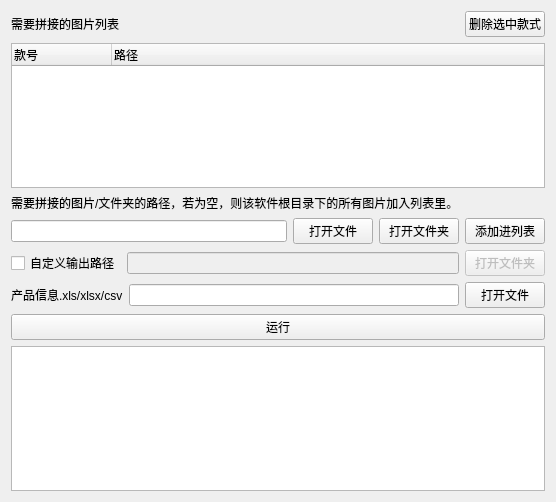
<?xml version="1.0" encoding="UTF-8"?>
<ui version="4.0">
 <class>Form</class>
 <widget class="QWidget" name="Form">
  <property name="geometry">
   <rect>
    <x>0</x>
    <y>0</y>
    <width>556</width>
    <height>502</height>
   </rect>
  </property>
  <property name="windowTitle">
   <string>Form</string>
  </property>
  <layout class="QGridLayout" name="gridLayout">
   <item row="0" column="0">
    <layout class="QVBoxLayout" name="verticalLayout_2">
     <item>
      <layout class="QHBoxLayout" name="horizontalLayout_3">
       <item>
        <widget class="QLabel" name="label_2">
         <property name="text">
          <string>需要拼接的图片列表</string>
         </property>
        </widget>
       </item>
       <item>
        <widget class="QPushButton" name="delete_path_pushButton">
         <property name="sizePolicy">
          <sizepolicy hsizetype="Fixed" vsizetype="Fixed">
           <horstretch>0</horstretch>
           <verstretch>0</verstretch>
          </sizepolicy>
         </property>
         <property name="text">
          <string>删除选中款式</string>
         </property>
        </widget>
       </item>
      </layout>
     </item>
     <item>
      <widget class="QTreeWidget" name="tree">
       <column>
        <property name="text">
         <string>款号</string>
        </property>
       </column>
       <column>
        <property name="text">
         <string>路径</string>
        </property>
       </column>
      </widget>
     </item>
     <item>
      <widget class="QLabel" name="label">
       <property name="text">
        <string>需要拼接的图片/文件夹的路径，若为空，则该软件根目录下的所有图片加入列表里。</string>
       </property>
      </widget>
     </item>
     <item>
      <layout class="QHBoxLayout" name="horizontalLayout">
       <item>
        <widget class="QLineEdit" name="input_path_lineEdit">
         <property name="readOnly">
          <bool>true</bool>
         </property>
        </widget>
       </item>
       <item>
        <widget class="QPushButton" name="open_file_pushButton">
         <property name="text">
          <string>打开文件</string>
         </property>
        </widget>
       </item>
       <item>
        <widget class="QPushButton" name="open_input_pushButton">
         <property name="text">
          <string>打开文件夹</string>
         </property>
        </widget>
       </item>
       <item>
        <widget class="QPushButton" name="add_input_pushButton">
         <property name="text">
          <string>添加进列表</string>
         </property>
        </widget>
       </item>
      </layout>
     </item>
     <item>
      <layout class="QVBoxLayout" name="verticalLayout">
       <item>
        <layout class="QHBoxLayout" name="horizontalLayout_2">
         <item>
          <widget class="QCheckBox" name="checkBox">
           <property name="text">
            <string>自定义输出路径</string>
           </property>
          </widget>
         </item>
         <item>
          <widget class="QLineEdit" name="output_path_lineEdit">
           <property name="enabled">
            <bool>false</bool>
           </property>
           <property name="readOnly">
            <bool>true</bool>
           </property>
          </widget>
         </item>
         <item>
          <widget class="QPushButton" name="open_output_pushButton">
           <property name="enabled">
            <bool>false</bool>
           </property>
           <property name="text">
            <string>打开文件夹</string>
           </property>
          </widget>
         </item>
        </layout>
       </item>
       <item>
        <layout class="QHBoxLayout" name="horizontalLayout_4">
         <item>
          <widget class="QLabel" name="label_3">
           <property name="text">
            <string>产品信息.xls/xlsx/csv</string>
           </property>
          </widget>
         </item>
         <item>
          <widget class="QLineEdit" name="style_info_lineEdit">
           <property name="enabled">
            <bool>true</bool>
           </property>
           <property name="readOnly">
            <bool>true</bool>
           </property>
          </widget>
         </item>
         <item>
          <widget class="QPushButton" name="open_style_info_pushButton">
           <property name="enabled">
            <bool>true</bool>
           </property>
           <property name="text">
            <string>打开文件</string>
           </property>
          </widget>
         </item>
        </layout>
       </item>
       <item>
        <widget class="QPushButton" name="pushButton_4">
         <property name="text">
          <string>运行</string>
         </property>
        </widget>
       </item>
      </layout>
     </item>
     <item>
      <widget class="QTextEdit" name="myConsole"/>
     </item>
    </layout>
   </item>
  </layout>
 </widget>
 <resources/>
 <connections>
  <connection>
   <sender>checkBox</sender>
   <signal>clicked(bool)</signal>
   <receiver>output_path_lineEdit</receiver>
   <slot>setEnabled(bool)</slot>
   <hints>
    <hint type="sourcelabel">
     <x>110</x>
     <y>256</y>
    </hint>
    <hint type="destinationlabel">
     <x>151</x>
     <y>258</y>
    </hint>
   </hints>
  </connection>
  <connection>
   <sender>checkBox</sender>
   <signal>clicked(bool)</signal>
   <receiver>open_output_pushButton</receiver>
   <slot>setEnabled(bool)</slot>
   <hints>
    <hint type="sourcelabel">
     <x>112</x>
     <y>262</y>
    </hint>
    <hint type="destinationlabel">
     <x>362</x>
     <y>263</y>
    </hint>
   </hints>
  </connection>
 </connections>
</ui>
